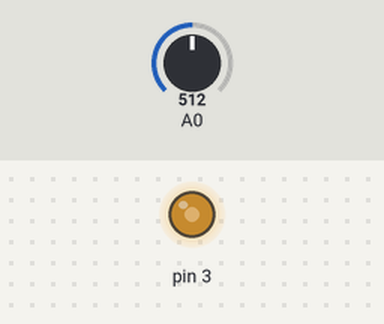
This sketch was run on a simulated Arduino Uno, built with avr-gcc and run on an emulated ATmega328P. Parts: output pins drawn as LEDs (lit = HIGH). The test bench sets the inputs (shaded band); at power-on: A0 = 512.

Above: at 1.2 s.
1.3 s: A0 set to 716
At 2.1 s:
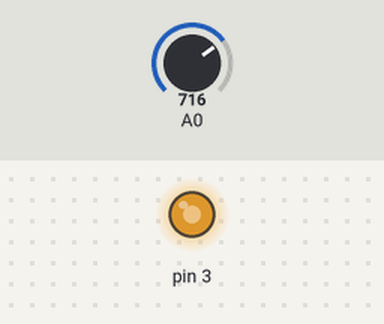
2.8 s: A0 set to 900
At 3.4 s:
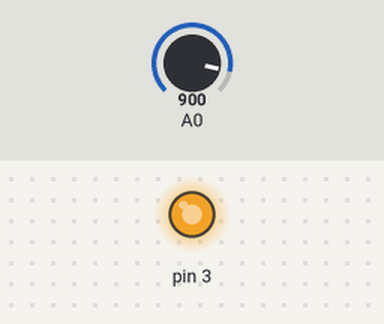
4.3 s: A0 set to 122
At 4.7 s:
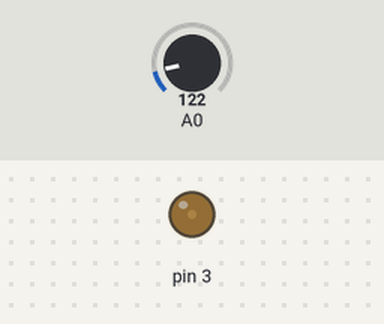
5.8 s: A0 set to 0
At 7.2 s:
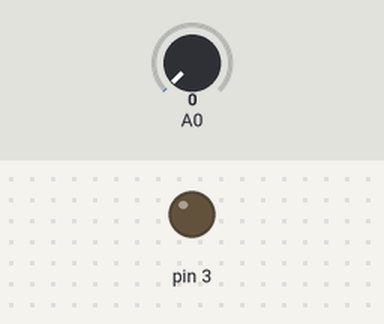
Timing chart, 0 to 8.3 s (numbered marks = the images above; inputs shaded):
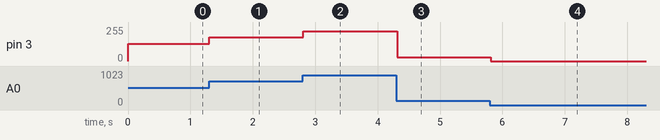

Measured:
- after the input at 1.3 s, pin 3: 128/255 → 179/255 at once
- after the input at 2.8 s, pin 3: 179/255 → 225/255 at once
- after the input at 4.3 s, pin 3: 225/255 → 30/255 at once
- after the input at 5.8 s, pin 3: 30/255 → 0/255 at once

The sketch:

transistors.ino
```cpp
byte val;

void setup()
{
	pinMode(3, OUTPUT);
}

void loop()
{
	val = analogRead(A0) / 4;
	analogWrite(3, val);
	delay(50);
}
```
